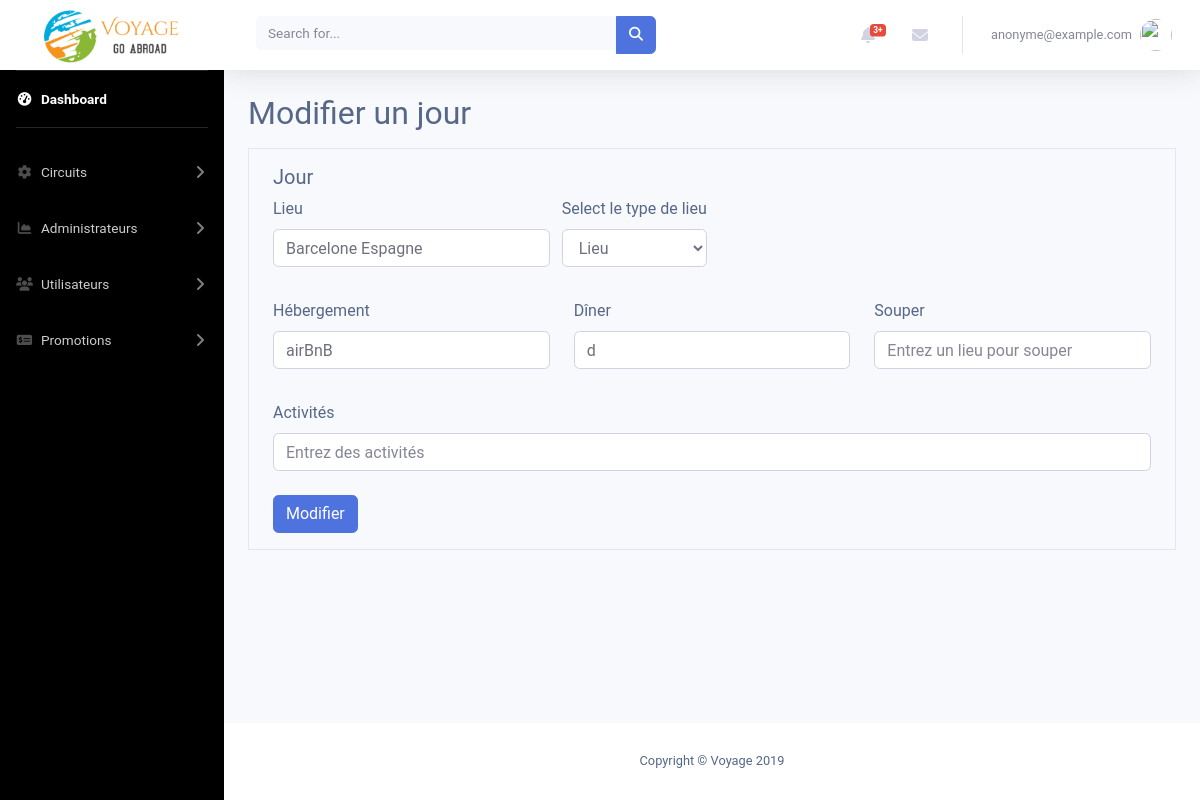
The app's page /admin/modifierJour.php?idJour=27 (signed in) with its own data.
### tables this page shows
CREATE TABLE `lieu` (
  `idLieu` int(11) NOT NULL,
  `nom` varchar(250) DEFAULT NULL,
  `ville` varchar(250) DEFAULT NULL,
  `pays` varchar(250) DEFAULT NULL
);

CREATE TABLE `hebergement` (
  `idHebergement` int(11) NOT NULL,
  `idLieu` int(11) NOT NULL,
  `nom` varchar(250) NOT NULL,
  `typeHebergement` varchar(250) DEFAULT NULL,
  `dejeunerInclus` tinyint(1) DEFAULT '0',
  `siteweb` varchar(250) DEFAULT NULL
);

CREATE TABLE `manger` (
  `idManger` int(11) NOT NULL,
  `idLieu` int(11) NOT NULL,
  `nom` varchar(250) NOT NULL,
  `siteweb` varchar(250) DEFAULT NULL
);

### admin/modifierJour.php (the view, shortened to what this page needs)
<?php
include_once "includes/header.php";
include_once "includes/navbar.php";
if (isset($_GET['idJour'])) {
    $stmt = $conn->query("SELECT * FROM jour WHERE idJour=" . $_GET['idJour']);
    $row = $stmt->fetch();
    $idLieu = $row->idLieu;
    $getActivite = $conn->query('SELECT * FROM activite WHERE idActivite = ' . $row->idActivite);
    $activite = $getActivite->fetch();
    $nomActivite = $activite->nom;
    $getHebergement = $conn->query('SELECT * FROM hebergement WHERE idHebergement = ' . $row->idHebergement);
    $hebergement = $getHebergement->fetch();
    $nomHebergement = $hebergement->nom;
    $getDinner = $conn->query('SELECT * FROM manger WHERE idManger = ' . $row->idDinner);
    $dinner = $getDinner->fetch();
    $nomDinner = $dinner->nom;
    $getSouper = $conn->query('SELECT * FROM manger WHERE idManger = ' . $row->idSouper);
    $souper = $getSouper->fetch();
    $nomSouper = $souper->nom;
    $getLieu = $conn->query('SELECT * FROM lieu WHERE idLieu = ' . $idLieu);
    $lieu = $getLieu->fetch();
    $nomLieu = trim(preg_replace('/\s\s+/', ' ', str_replace("\n", " ", $lieu->nom . ' ' . $lieu->ville . ' ' . $lieu->pays)));
}
?>
<div class="container-fluid">
<h2>Modifier un jour</h2>
<form class="mt-3" action="modifierJour.php" method="POST">
<div id="detailsJours" class="border mb-3">
    <div class="container pt-3 pb-3">
        <h5>Jour</h5>
        <div class="row mb-2">
            <div class="col-sm-12 col-md-4 mb-2">
                <div class="form-group">
                    <label for="lieu">Lieu</label>
                    <input type="text" class="form-control lieu" id="lieu1" autocomplete="off" aria-describedby="textHelp" name="lieu" placeholder="Entrez un lieu" value="<?php if (isset($nomLieu)) {
    echo $nomLieu;
}
                    ?>">
                </div>
            </div>
            <div class="form-group">
            <label for="selectTypeLieu">Select le type de lieu</label>
            <select class="form-control" name="selectTypeLieu" id="selectTypeLieu">
            <option selected>Lieu</option>
            </select>
            </div>
        </div>
        <div class="row mb-2">
        <div class="col-sm-12 col-md-4 mb-2">
            <div class="form-group">
                <label for="hebergement">Hébergement</label>
                <input type="text" class="form-control  lieuHebergement" id="hebergement1" autocomplete="off" aria-describedby="textHelp" name="hebergement" placeholder="Entrez un hébergement" value="<?php if (isset($_POST['hebergement'])) {
                        echo htmlentities($_POST['hebergement']);
                    } elseif (isset($nomHebergement)) {
                        echo $nomHebergement;
                    }
?>">
            </div>
            </div>
            <div class="col-sm-12 col-md-4 mb-2">
                <div class="form-group">
                    <label for="dinner">Dîner</label>
                    <input type="text" class="form-control lieudinner" id="dinner1" autocomplete="off" aria-describedby="textHelp" name="dinner" placeholder="Entrez un lieu pour dîner"  value="<?php if (isset($_POST['dinner'])) {
    echo htmlentities($_POST['dinner']);
} elseif (isset($nomDinner)) {
    echo $nomDinner;
}
?>">
                </div>
            </div>
            <div class="col-sm-12 col-md-4 mb-2">
                <div class="form-group">
                    <label for="souper">Souper</label>
                    <input type="text" class="form-control lieuSouper" id="souper1" autocomplete="off" aria-describedby="textHelp" name="souper" placeholder="Entrez un lieu pour souper" value="<?php if (isset($_POST['souper'])) {
    echo htmlentities($_POST['souper']);
} elseif (isset($nomSouper)) {
    echo $nomSouper;
}
?>">
                </div>
            </div>
        </div>
        <div class="row">
            <div class="col-sm-12 col-md-12 mb-2">
                <div class="form-group">
                    <label for="activites">Activités</label>
                    <input type="text" class="form-control jourActivites" id="activites1" autocomplete="off" aria-describedby="textHelp" name="activites" placeholder="Entrez des activités" value="<?php if (isset($_POST['activite'])) {
    echo htmlentities($_POST['activite']);
} elseif (isset($nomActivite)) {
    echo $nomActivite;
}
?>">
                </div>
            </div>
        </div>
        <button type="submit" name="ModifierJour" class="btn btn-primary">Modifier</button>
    </div>
</div>
</form>
</div>
<?php
  include_once 'includes/footer.php';
?>

### admin/css/crud.css (style rules this page uses)
body { color: #566787; background: #f7f5f2; font-family: 'Roboto', sans-serif; }

### records on screen
lieu: lieu "Barcelone Espagne"
hebergement: hebergement "airBnB"
manger: dinner "d"

### other values on screen
$_SESSION['courriel'] "anonyme@example.com"
